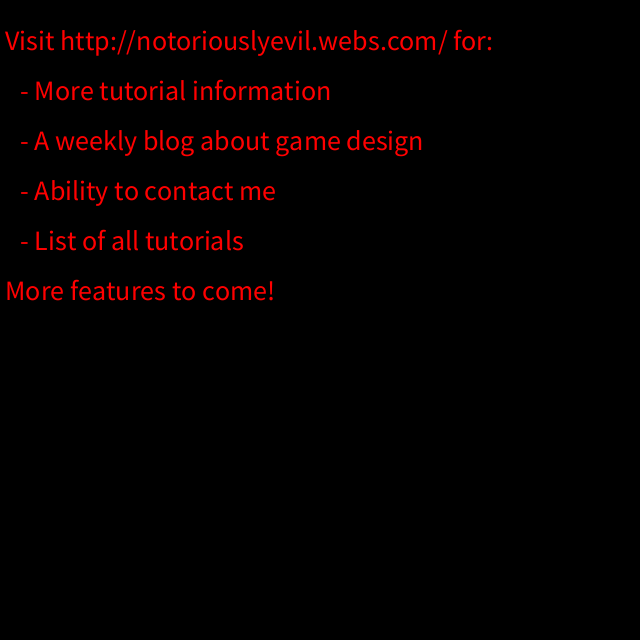
Frame 1 (no input)
Frame 60 (the mouse pressed at the canvas centre just before this capture): identical to frame 1, image omitted
Frame 120 (the mouse held since frame 60 and released just before this capture): identical to frame 1, image omitted

The Processing sketch that drew this single still picture (run headless with seeded random() and noise(); from frame 60 on, the mouse is pressed at the canvas centre):

// Processing sketch: processing_140913
// ── processing_140913.pde

void setup() {
  size(640, 640);
}

void draw() {
  background(0);
  fill(255, 0, 0);
  textSize(28);
  text("Visit http://notoriouslyevil.webs.com/ for:", 5, 50);
  text("- More tutorial information", 20, 100);
  text("- A weekly blog about game design", 20, 150);
  text("- Ability to contact me", 20, 200);
  text("- List of all tutorials", 20, 250);
  text("More features to come!", 5, 300);
}
